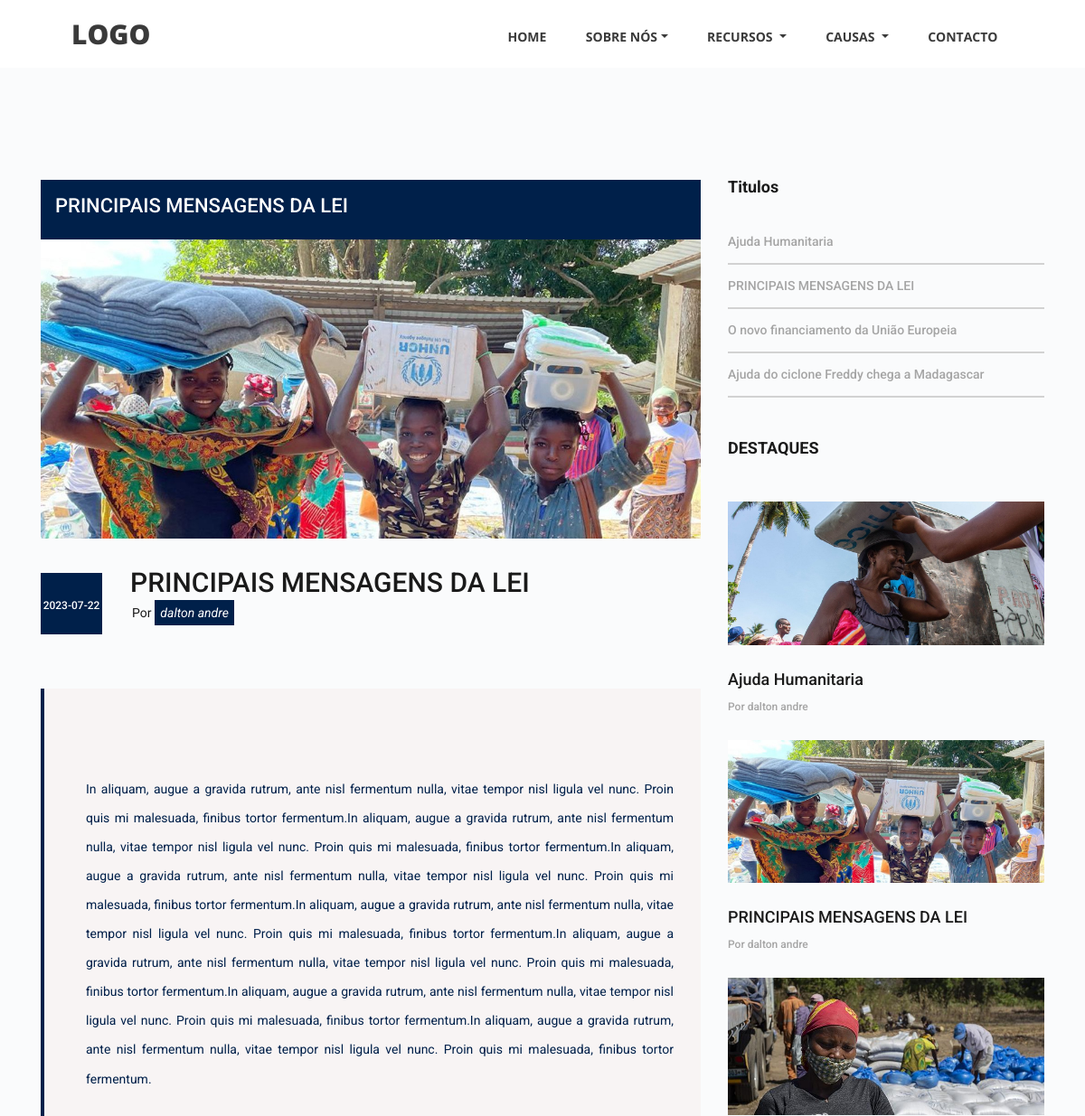
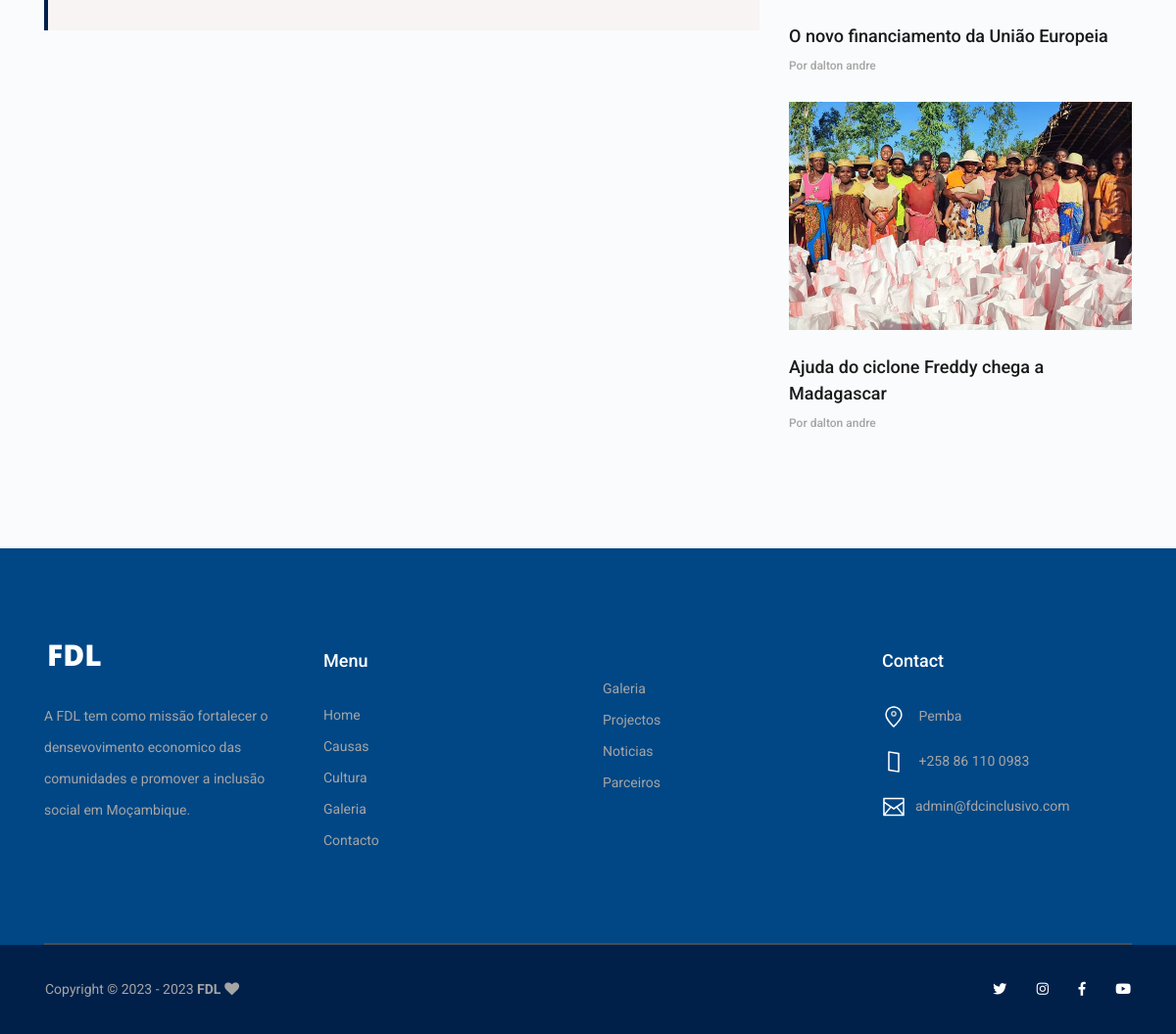
/IndexCont/view/26, run on the app's committed database (2 pictures, top to bottom).
### tables this page shows
CREATE TABLE `table_activity` (
  `id_activity` int(11) NOT NULL,
  `categoria` varchar(20) NOT NULL,
  `titulo` text NOT NULL,
  `activ_image` varchar(255) NOT NULL,
  `content` text NOT NULL,
  `data_acont` varchar(3) NOT NULL,
  `mes_acont` varchar(10) NOT NULL,
  `ano_acont` text NOT NULL,
  `local_acont` varchar(50) NOT NULL,
  `publicado_por` varchar(50) NOT NULL,
  `data_adicionado` datetime NOT NULL DEFAULT current_timestamp(),
  `adicionado` date NOT NULL DEFAULT current_timestamp(),
  `update_at` varchar(50) NOT NULL,
  `update_por` varchar(20) NOT NULL
);

### application/controllers/IndexCont.php (called while the page is built, shortened)
<?php
class IndexCont extends CI_Controller {
	function __construct(){
		$this->load->helper('url');
		$this->load->helper('text');
	}
	function view($id_activity){
		$activity = new Activity_model();
      $retrieveActi['retrieveActi'] = $activity->viewAct($id_activity);
		$retrieveAct['retrieveAct'] = $activity->retrieveAct();
		$retrieveActv['retrieveActv'] = $activity->retrieveAct();
      $this->load->view('pages/view', $retrieveActi + $retrieveAct+$retrieveActv);
	}
}

### index.php (called while the page is built, shortened)
<?php
require_once BASEPATH.'core/CodeIgniter.php';

### application/models/Activity_model.php (called while the page is built, shortened)
<?php
class Activity_model extends CI_Model{
    private $table_activity = 'table_activity';
    function retrieveAct($id_activity=null){
        $this->db->from($this->table_activity);
        $query = $this->db->get();
        return $query;
    }
    function viewAct($id_activity){
        $query = $this->db->get_where($this->table_activity, ['id_activity'=> $id_activity]);
        if($query->num_rows() > 0){
            return $query->row();
        }
    }
}

### application/views/pages/view.php (the view, shortened to what this page needs)
 <div class="news  mt-5">
<div class="container">
	<div class="row mt-5">
		<div class="col-lg-8 ">
			<div class="p-3" style="background-color: #00204A;text-transform: uppercase;color:#fff">
				<h2><?= $retrieveActi->titulo?></h2>
			</div>
			<div class="news_post_container">
				<div class="news_post">
					<div class="news_post_image">
						<img src="<?=base_url('upload/activity/'.$retrieveActi->activ_image)?>" alt="img">
					</div>
					<div class="news_post_top d-flex flex-column flex-sm-row">
						<div class="news_post_date_container">
							<div class="news_post_date d-flex flex-column align-items-center justify-content-center">
                                      <div style="font-size: 12px;"><?=$retrieveActi->adicionado?></div>
							</div>
						</div>
						<div class="news_post_title_container fixed">
							<div class="news_post_title">
								<a href="#" style="text-transform: uppercase;font-size:30px"><?= $retrieveActi->titulo?></a>
							</div>
							<div class="news_post_meta">
								<span class="news_post_author">Por <em style="color:#fff;background:#00204A; padding:.4rem"><?= $retrieveActi->publicado_por?></em></span>
							</div>
						</div>
					</div>
					<div class="news_post_quote">
                      <p class="text-justify" style="color: #00204A;">
                         <?php
								$texto =nl2br($retrieveActi->content);
								echo $texto;
							?>
                     </p>
                   </div>
                </div>
			</div>
          </div>
          <div class="col-lg-4">
			<div class="sidebar">
				<div class="sidebar_section">
					<div class="sidebar_section_title">
						<h3>Titulos</h3>
					</div>
					<ul class="sidebar_list">
						<?php foreach($retrieveAct->result() as $key=>$retrieveAct):?>
							<li class="sidebar_list_item"><a href="<?=base_url('IndexCont/view/'.$retrieveAct->id_activity)?>"><?=$retrieveAct->titulo?></a></li>
						<?php endforeach?>
					</ul>
				</div>
			</div>
			<div class="sidebar_section">
				<div class="sidebar_section_title">
					<h3>DESTAQUES</h3>
				</div>
				<div class="latest_posts">
                   <?php foreach($retrieveActv->result() as $key=>$retrieveActv):?>
                      <div class="latest_post">
                         <div class="latest_post_image">
                            <img src="<?=base_url('upload/activity/'.$retrieveActv->activ_image)?>" alt="">
                         </div>
                         <div class="latest_post_title"><a href="<?=base_url('IndexCont/view/'.$retrieveActv->id_activity)?>"><?=$retrieveActv->titulo?></a></div>
                            <div class="latest_post_meta">
                               <span class="latest_post_author"><a href="#">Por <?=$retrieveAct->publicado_por?></a></span>
                            </div>
                         </div>
                      <?php endforeach?>
                      </div>
                   </div>
				</div>
          	</div>
      		</div>
  		</div>

### assets/css/main_styles.css (style rules this page uses)
* { margin: 0; padding: 0; -webkit-font-smoothing: antialiased; -webkit-text-shadow: rgba(0,0,0,.01) 0 0 1px; text-shadow: rgba(0,0,0,.01) 0 0 1px; }
body { font-family: 'Roboto', sans-serif; font-size: 14px; font-weight: 400; color: #a5a5a5; background-repeat: no-repeat; background-color: #fafbfc; background-attachment: fixed; }
div { display: block; position: relative; -webkit-box-sizing: border-box; -moz-box-sizing: border-box; box-sizing: border-box; }
ul { list-style: none; margin-bottom: 0px; }
p { font-family: 'Roboto', sans-serif; font-size: 14px; line-height: 2.29; font-weight: 400; color: #a5a5a5; -webkit-font-smoothing: antialiased; -webkit-text-shadow: rgba(0,0,0,.01) 0 0 1px; text-shadow: rgba(0,0,0,.01) 0 0 1px; }
a, a:hover, a:visited, a:active, a:link { text-decoration: none; -webkit-font-smoothing: antialiased; -webkit-text-shadow: rgba(0,0,0,.01) 0 0 1px; text-shadow: rgba(0,0,0,.01) 0 0 1px; }
h2 { font-size: 22px; }
h3 { font-size: 18px; }
h1, h2, h3, h4, h5, h6 { font-family: 'Roboto', sans-serif; -webkit-font-smoothing: antialiased; -webkit-text-shadow: rgba(0,0,0,.01) 0 0 1px; text-shadow: rgba(0,0,0,.01) 0 0 1px; }

### assets/css/courses_styles.css (style rules this page uses)
* { margin: 0; padding: 0; -webkit-font-smoothing: antialiased; -webkit-text-shadow: rgba(0,0,0,.01) 0 0 1px; text-shadow: rgba(0,0,0,.01) 0 0 1px; }
body { font-family: 'Roboto', sans-serif; font-size: 14px; font-weight: 400; background: #fafbfc; color: #a5a5a5; }
div { display: block; position: relative; -webkit-box-sizing: border-box; -moz-box-sizing: border-box; box-sizing: border-box; }
ul { list-style: none; margin-bottom: 0px; }
p { font-family: 'Roboto', sans-serif; font-size: 14px; line-height: 2.29; font-weight: 400; color: #a5a5a5; -webkit-font-smoothing: antialiased; -webkit-text-shadow: rgba(0,0,0,.01) 0 0 1px; text-shadow: rgba(0,0,0,.01) 0 0 1px; }
a, a:hover, a:visited, a:active, a:link { text-decoration: none; -webkit-font-smoothing: antialiased; -webkit-text-shadow: rgba(0,0,0,.01) 0 0 1px; text-shadow: rgba(0,0,0,.01) 0 0 1px; }
h2 { font-size: 22px; }
h3 { font-size: 18px; }
h1, h2, h3, h4, h5, h6 { font-family: 'Roboto', sans-serif; -webkit-font-smoothing: antialiased; -webkit-text-shadow: rgba(0,0,0,.01) 0 0 1px; text-shadow: rgba(0,0,0,.01) 0 0 1px; }

### assets/css/contact_styles.css (style rules this page uses)
* { margin: 0; padding: 0; -webkit-font-smoothing: antialiased; -webkit-text-shadow: rgba(0,0,0,.01) 0 0 1px; text-shadow: rgba(0,0,0,.01) 0 0 1px; }
body { font-family: 'Roboto', sans-serif; font-size: 14px; font-weight: 400; background: #fafbfc; color: #a5a5a5; }
div { display: block; position: relative; -webkit-box-sizing: border-box; -moz-box-sizing: border-box; box-sizing: border-box; }
ul { list-style: none; margin-bottom: 0px; }
p { font-family: 'Roboto', sans-serif; font-size: 14px; line-height: 2.29; font-weight: 400; color: #a5a5a5; -webkit-font-smoothing: antialiased; -webkit-text-shadow: rgba(0,0,0,.01) 0 0 1px; text-shadow: rgba(0,0,0,.01) 0 0 1px; }
a, a:hover, a:visited, a:active, a:link { text-decoration: none; -webkit-font-smoothing: antialiased; -webkit-text-shadow: rgba(0,0,0,.01) 0 0 1px; text-shadow: rgba(0,0,0,.01) 0 0 1px; }
h2 { font-size: 22px; }
h3 { font-size: 18px; }
h1, h2, h3, h4, h5, h6 { font-family: 'Roboto', sans-serif; -webkit-font-smoothing: antialiased; -webkit-text-shadow: rgba(0,0,0,.01) 0 0 1px; text-shadow: rgba(0,0,0,.01) 0 0 1px; }

### assets/css/teachers_styles.css (style rules this page uses)
* { margin: 0; padding: 0; -webkit-font-smoothing: antialiased; -webkit-text-shadow: rgba(0,0,0,.01) 0 0 1px; text-shadow: rgba(0,0,0,.01) 0 0 1px; }
body { font-family: 'Roboto', sans-serif; font-size: 14px; font-weight: 400; background: #fafbfc; color: #a5a5a5; }
div { display: block; position: relative; -webkit-box-sizing: border-box; -moz-box-sizing: border-box; box-sizing: border-box; }
ul { list-style: none; margin-bottom: 0px; }
p { font-family: 'Roboto', sans-serif; font-size: 14px; line-height: 2.29; font-weight: 400; color: #a5a5a5; -webkit-font-smoothing: antialiased; -webkit-text-shadow: rgba(0,0,0,.01) 0 0 1px; text-shadow: rgba(0,0,0,.01) 0 0 1px; }
a, a:hover, a:visited, a:active, a:link { text-decoration: none; -webkit-font-smoothing: antialiased; -webkit-text-shadow: rgba(0,0,0,.01) 0 0 1px; text-shadow: rgba(0,0,0,.01) 0 0 1px; }
h2 { font-size: 22px; }
h3 { font-size: 18px; }
h1, h2, h3, h4, h5, h6 { font-family: 'Roboto', sans-serif; -webkit-font-smoothing: antialiased; -webkit-text-shadow: rgba(0,0,0,.01) 0 0 1px; text-shadow: rgba(0,0,0,.01) 0 0 1px; }

### data on the page
table_activity: titulo "PRINCIPAIS MENSAGENS DA LEI", activ_image (picture), adicionado "2023-07-22", publicado_por "dalton andre", content "In aliquam, augue a gravida rutrum, ante nisl fermentum nulla, vitae tempor nisl ligula vel nunc. Proin quis mi malesuada, finibus tortor fermentum.In aliquam, augue a gravida rutrum, ante nisl fermentum nulla, vitae tempor nisl ligula vel nunc. Proin quis mi malesuada, finibus tortor fermentum.In aliquam, augue a gravida rutrum, ante nisl fermentum nulla, vitae tempor nisl ligula vel nunc. Proin quis mi malesuada, finibus tortor fermentum.In aliquam, augue a gravida rutrum, ante nisl fermentum nulla, vitae tempor nisl ligula vel nunc. Proin quis mi malesuada, finibus tortor fermentum.In aliquam, augue a gravida rutrum, ante nisl fermentum nulla, vitae tempor nisl ligula vel nunc. Proin…"
table_activity: titulo "Ajuda Humanitaria", activ_image (picture)
table_activity: titulo "O novo financiamento da União Europeia", activ_image (picture)
table_activity: titulo "Ajuda do ciclone Freddy chega a Madagascar", publicado_por "dalton andre", activ_image (picture)
